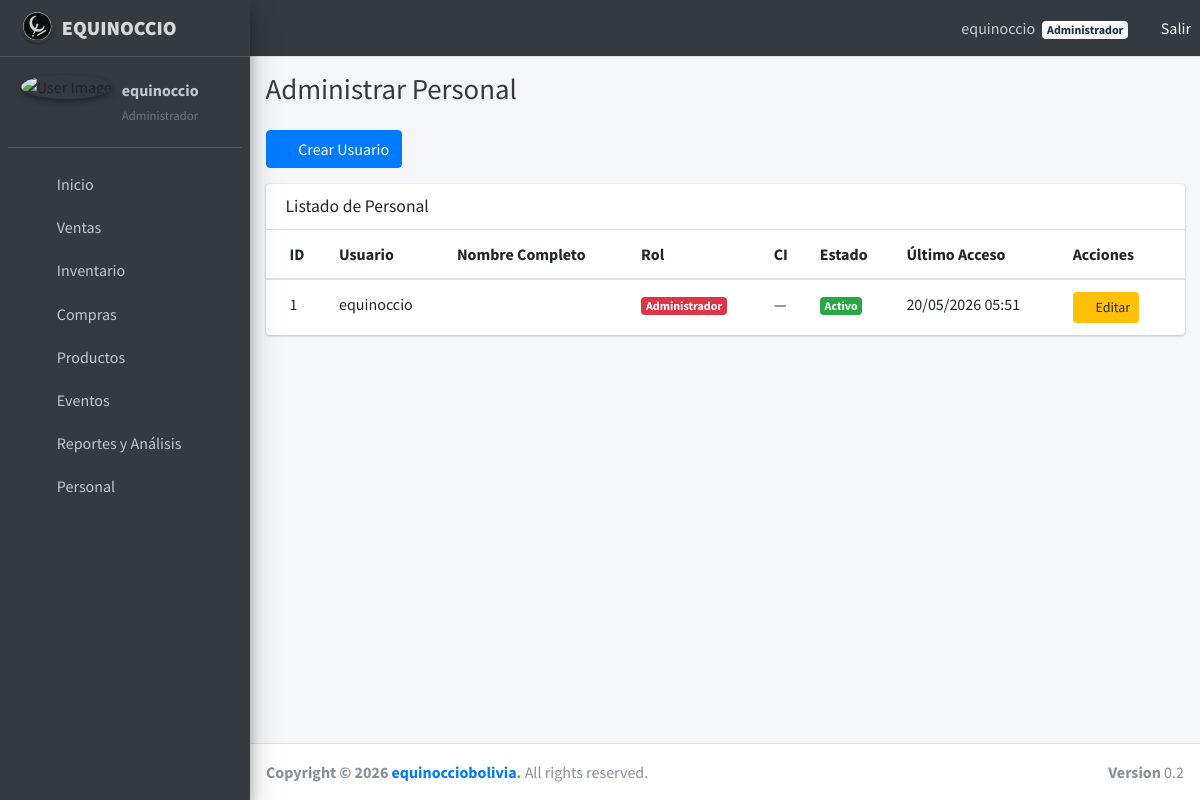
Page /usuarios/administrar/ (signed in) on the earlier database version.
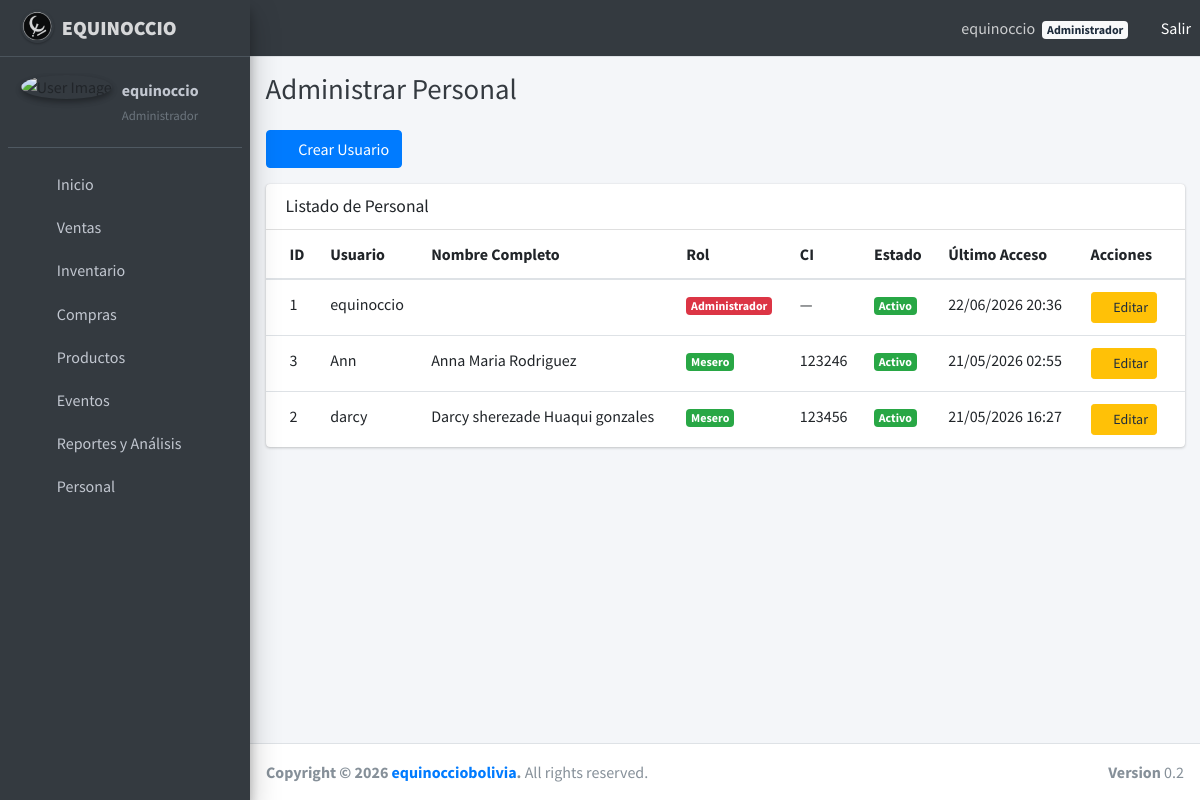
Same page on the later database version.
### usuarios/models.py (models this page shows, shortened)
class Usuario(AbstractUser):
    ROL_CHOICES = [
        ('administrador', 'Administrador'),
        ('jefe_barra', 'Jefe de Barra'),
        ('bartender', 'Bartender'),
        ('mesero', 'Mesero'),
    ]
    CI = models.CharField(max_length=20, unique=True, blank=True, null=True)
    rol = models.CharField(
        max_length=50,
        choices=ROL_CHOICES,
        blank=True,
        null=True
    )
    groups = models.ManyToManyField(
        Group,
        related_name='usuarios_user_set',
        blank=True,
    )
    user_permissions = models.ManyToManyField(
        Permission,
        related_name='usuarios_user_set',
        blank=True,
    )
    USERNAME_FIELD = 'username'
    REQUIRED_FIELDS = []
    class Meta:
        verbose_name = 'Usuario'
        verbose_name_plural = 'Usuarios'
    def tiene_acceso_ventas(self):
        return self.rol in ['administrador', 'jefe_barra', 'bartender', 'mesero']
    def tiene_acceso_compras(self):
        return self.rol in ['administrador', 'jefe_barra']
    def tiene_acceso_inventarios(self):
        return self.rol in ['administrador', 'jefe_barra']
    def tiene_acceso_analizador(self):
        return self.rol in ['administrador', 'jefe_barra']
    def tiene_acceso_usuarios(self):
        return self.rol == 'administrador'

### usuarios/views.py (the view, shortened to what this page needs)
# urls.py: path('administrar/', administrar_usuarios, name='administrar_usuarios'),
@login_required
def administrar_usuarios(request):
    if not request.user.tiene_acceso_usuarios():
        messages.error(request, 'No tiene permisos para acceder a esta sección.')
        return redirect('usuarios:inicio')
    usuarios = Usuario.objects.all().order_by('rol', 'username')
    form = UsuarioForm()
    return render(request, 'usuarios/administrar_usuarios.html', {
        'usuarios': usuarios,
        'form': form,
    })

### usuarios/templates/usuarios/administrar_usuarios.html (shortened to what this page needs)
{% extends 'base.html' %}
{% block content %}
<div class="content-header">
    <div class="container-fluid">
        <div class="row mb-2">
            <div class="col-sm-6">
                <h1 class="m-0 text-dark">Administrar Personal</h1>
            </div>
        </div>
    </div>
</div>
<section class="content">
    <div class="container-fluid">
        <div class="mb-3">
            <button class="btn btn-primary" data-toggle="modal" data-target="#createModal">
                <i class="fas fa-user-plus mr-1"></i> Crear Usuario
            </button>
        </div>
        <div class="card">
            <div class="card-header">
                <h3 class="card-title">Listado de Personal</h3>
            </div>
            <div class="card-body table-responsive p-0">
                <table class="table table-hover text-nowrap">
                    <thead>
                        <tr>
                            <th>ID</th>
                            <th>Usuario</th>
                            <th>Nombre Completo</th>
                            <th>Rol</th>
                            <th>CI</th>
                            <th>Estado</th>
                            <th>Último Acceso</th>
                            <th>Acciones</th>
                        </tr>
                    </thead>
                    <tbody>
                        {% for usuario in usuarios %}
                        <tr>
                            <td>{{ usuario.id }}</td>
                            <td>{{ usuario.username }}</td>
                            <td>{{ usuario.first_name }} {{ usuario.last_name }}</td>
                            <td>
                                <span class="badge
                                    {% if usuario.rol == 'administrador' %}badge-danger
                                    {% elif usuario.rol == 'jefe_barra' %}badge-warning
                                    {% elif usuario.rol == 'bartender' %}badge-info
                                    {% elif usuario.rol == 'mesero' %}badge-success
                                    {% else %}badge-secondary{% endif %}">
                                    {{ usuario.get_rol_display|default:"Sin rol" }}
                                </span>
                            </td>
                            <td>{{ usuario.CI|default:"—" }}</td>
                            <td>
                                {% if usuario.is_active %}
                                <span class="badge badge-success">Activo</span>
                                {% else %}
                                <span class="badge badge-secondary">Inactivo</span>
                                {% endif %}
                            </td>
                            <td>{{ usuario.last_login|date:"d/m/Y H:i"|default:"Nunca" }}</td>
                            <td>
                                <button class="btn btn-warning btn-sm" data-toggle="modal" data-target="#editModal-{{ usuario.id }}">
                                    <i class="fas fa-edit"></i> Editar
                                </button>
                            </td>
                        </tr>
                        {% endfor %}
                    </tbody>
                </table>
            </div>
        </div>
    </div>
</section>
{% endblock %}

### usuarios/templates/base.html (shortened to what the changed rows need)
<!DOCTYPE html>
<html lang="en">
<head>
    {% load static %}
    <link rel="stylesheet" href="{% static 'plugins/fontawesome-free/css/all.min.css' %}">
    <link rel="stylesheet" href="https://code.ionicframework.com/ionicons/2.0.1/css/ionicons.min.css">
    <link rel="stylesheet" href="{% static 'plugins/tempusdominus-bootstrap-4/css/tempusdominus-bootstrap-4.min.css' %}">
    <link rel="stylesheet" href="{% static 'plugins/icheck-bootstrap/icheck-bootstrap.min.css' %}">
    <link rel="stylesheet" href="{% static 'plugins/jqvmap/jqvmap.min.css' %}">
    <link rel="stylesheet" href="{% static 'dist/css/adminlte.min.css' %}">
    <link rel="stylesheet" href="{% static 'plugins/overlayScrollbars/css/OverlayScrollbars.min.css' %}">
    <link rel="stylesheet" href="{% static 'plugins/daterangepicker/daterangepicker.css' %}">
    <link rel="stylesheet" href="{% static 'plugins/summernote/summernote-bs4.css' %}">
    <link href="https://cdn.jsdelivr.net/npm/fullcalendar@6.1.15/index.global.min.css" rel="stylesheet">
</head>
<body class="hold-transition sidebar-mini layout-fixed" onload="startTime()">
<div class="wrapper">
    <nav class="main-header navbar navbar-expand navbar-dark">
        <ul class="navbar-nav ml-auto">
            {% if user.is_authenticated %}
            <li class="nav-item">
                <span class="nav-link">
                    <i class="fas fa-user-circle mr-1"></i>
                    {{ user.get_full_name|default:user.username }}
                    {% if user.rol %}
                    <span class="badge badge-light ml-1">{{ user.get_rol_display }}</span>
                    {% endif %}
                </span>
            </li>
            <li class="nav-item">
                <form method="post" action="{% url 'usuarios:logout' %}" style="display:inline;">
                    <button type="submit" class="btn btn-link nav-link" style="color:white; padding:0;">
                        <i class="fas fa-sign-out-alt"></i> Salir
                    </button>
                </form>
            </li>
            {% endif %}
        </ul>
    </nav>
    <aside class="main-sidebar sidebar-dark-primary elevation-4">
        <div class="sidebar">
            <div class="user-panel mt-3 pb-3 mb-3 d-flex">
                {% if user.is_authenticated %}
                <div class="info">
                    <a href="#" class="d-block font-weight-bold">{{ user.username }}</a>
                    <small class="text-muted">{{ user.get_rol_display|default:"Sin rol" }}</small>
                </div>
                {% endif %}
            </div>
        </div>
    </aside>
    <div class="content-wrapper">
        {% block content %}
        {% endblock %}
    </div>
</div>
</body>
</html>

Differences in the rows shown:
changed Usuario "equinoccio": last_login "20/05/2026 05:51" → "22/06/2026 20:36"
added Usuario: id "3", username "Ann", first_name "Anna Maria", last_name "Rodriguez", rol "Mesero", CI "123246", is_active "Activo", last_login "21/05/2026 02:55"
added Usuario: id "2", username "darcy", first_name "Darcy sherezade", last_name "Huaqui gonzales", rol "Mesero", CI "123456", is_active "Activo", last_login "21/05/2026 16:27"
